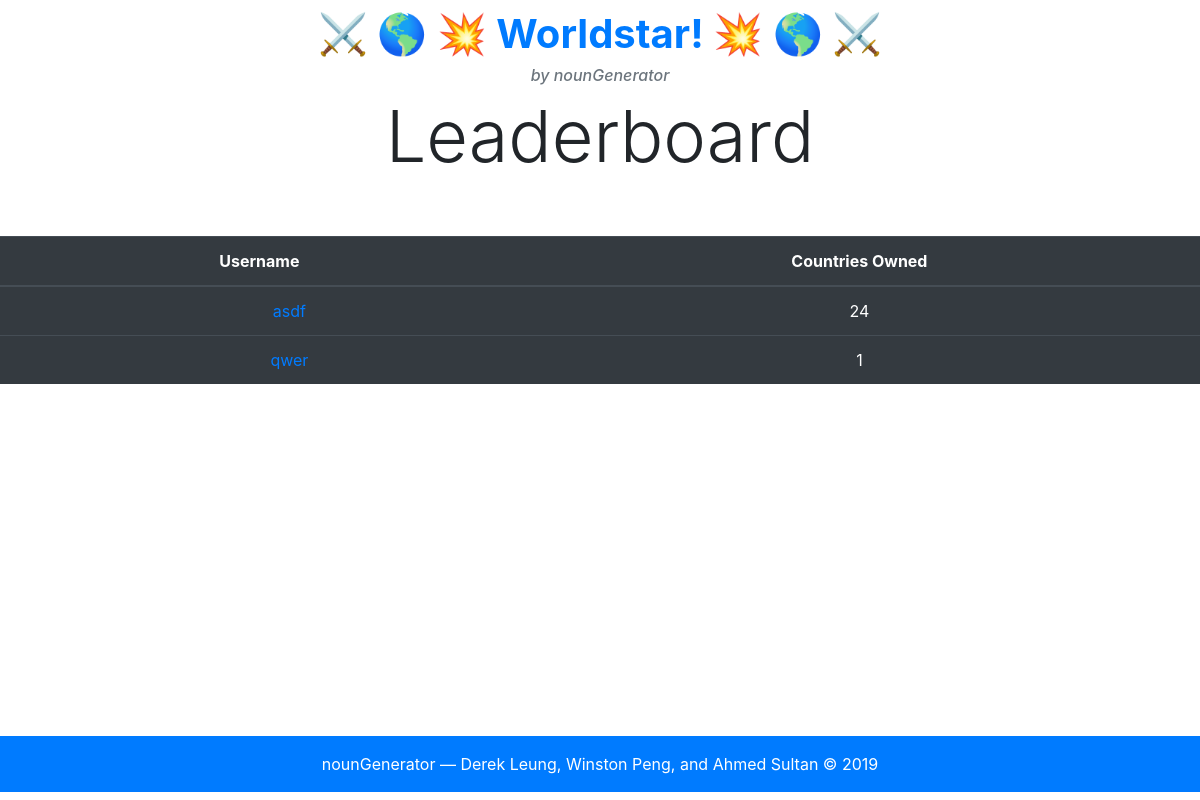
/leaderboards, run on an earlier commit of the app's database.
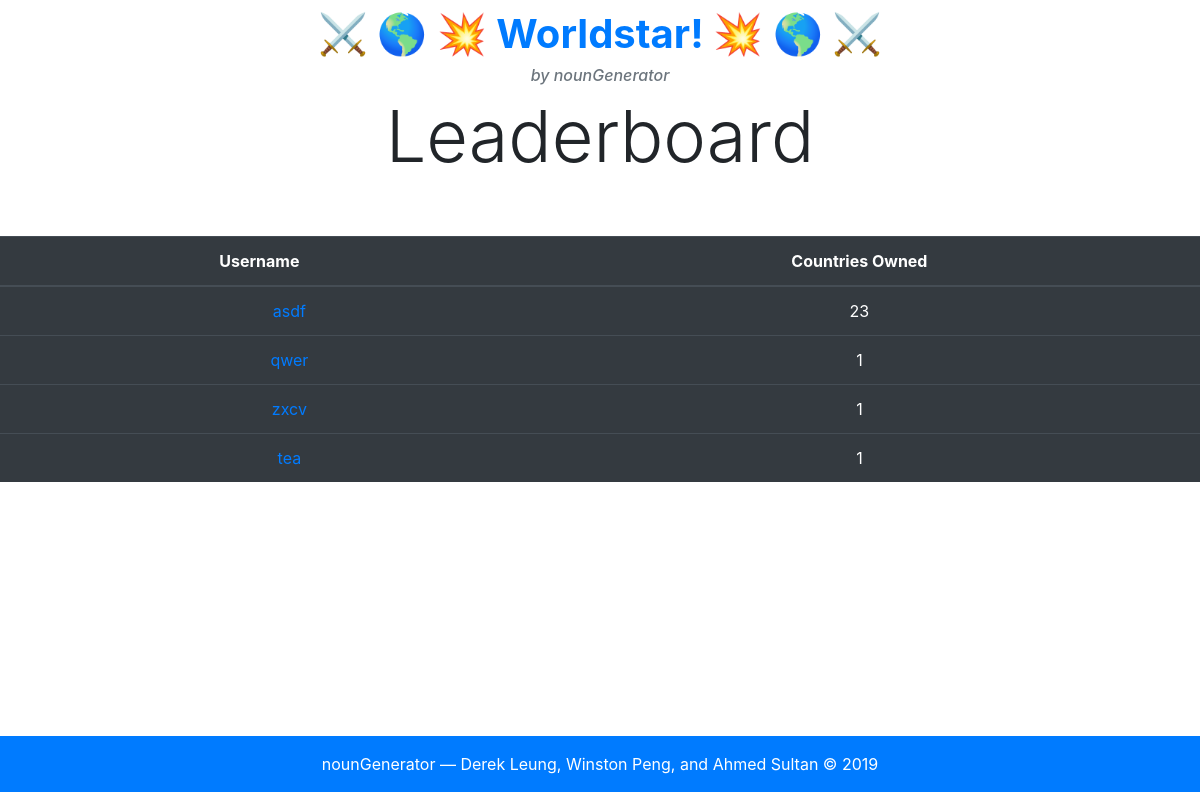
And on a later commit of the database.
### tables this page shows
CREATE TABLE userdata(username TEXT, password TEXT, countriesOwned INTEGER, countryList BLOB);

### app.py (the view)
@app.route("/leaderboards")
def leaderboard():
    stuff = []
    with sqlite3.connect(DB_FILE) as connection:
        cur = connection.cursor()
        cur.execute('SELECT username FROM userdata;')
        names = cur.fetchall()
    for i in names:  # loops through all registered usernames
        cur.execute("SELECT * FROM countrydata WHERE OWNER LIKE ? ;",(i[0],)) #cross references username with country owners
        count = len(cur.fetchall())
        stuff.append([i,count])
    sorted(stuff, key =lambda x: x[1], reverse =True)
    print(stuff)
    return render_template("leaderboard.html", stuff = stuff)

### templates/leaderboard.html
{% extends "base.html" %}
{% block body %}
<div style="text-align: center;">
<h1 class="display-3">Leaderboard</h1>
<br>
<br>
<table class="table table-dark">
  <thead>
    <tr>
      <th scope="col">Username</th>
      <th scope="col">Countries Owned</th>
    </tr>
  </thead>
  <tbody>
    {% for i in stuff %}
    <tr>
      <td><a class="text-primary" style="text-align: left; padding-left: 5vw;" href="/profile/{{i[0][0]}}"> {{i[0][0]}}</a></td>
      <td>{{i[1]}}</td>
    </tr>
    {% endfor %}
  </tbody>
</table>
</div>
{% endblock %}

What changed in the data, as far as the page shows it:
computed for userdata "asdf": i "24" → "23"
added userdata: username "zxcv", i "1"
added userdata: username "tea", i "1"
